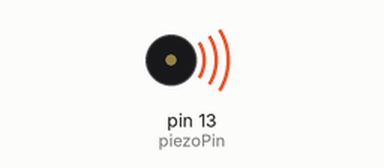
Simulated run of this sketch. Board: Arduino Uno, built with avr-gcc and run on an emulated ATmega328P. On the bench: buzzer (waves = sounding).

Above: at 0.4 s.
At 2.2 s:
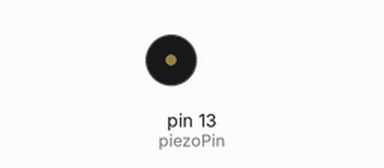
Timing chart, 0 to 3.0 s (numbered marks = the images above):
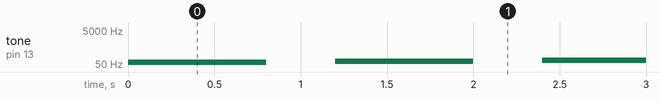

The sketch:

PiezoTonfolge_Kurs.ino
```cpp
/*  Description:  Dieser Sketch lässt ein angeschlossenes Piezo-Element piepsen
              Es werden unterschiedliche Töne über ein Tone-Array abgerufen.
Referenz:     http://arduino.cc/en/Reference/Array
              http://arduino.cc/en/Reference/Tone
              http://arduino.cc/en/Reference/NoTone
              http://arduino.cc/en/Reference/Delay  */

#include "pitches.h"
#define piezoPin 13             // Piezo-Element an Pin 13
#define toneDuration 800        // Ton-Dauer
#define tonePause 1200          // Pausenlänge zwischen den Tönen
#define versuche 5              // Anzahl der Wiederholungen

// Angabe der Töne mit Namen oder direkt als Frequenz
// int tones[] = {NOTE_C2, NOTE_C3, 523, 659, 587, 698, 659, 784, 698, 880, NOTE_C4, NOTE_C5};
int tones[] = {NOTE_C2, NOTE_D2, NOTE_E2, NOTE_F2, NOTE_G2, NOTE_A2, NOTE_B2, NOTE_C3, NOTE_D3, NOTE_E3, NOTE_F3, NOTE_G3, NOTE_A3, NOTE_B3, NOTE_C4, NOTE_D4,
     NOTE_E4, NOTE_F4, NOTE_G4, NOTE_A4, NOTE_B4, NOTE_C5, NOTE_D5, NOTE_E5, NOTE_F5, NOTE_G5, NOTE_A5, NOTE_B5, NOTE_C6, NOTE_D6, NOTE_E6, NOTE_F6, NOTE_G6,
     NOTE_A6, NOTE_B6, NOTE_C7, NOTE_D7, NOTE_E7, NOTE_F7, NOTE_G7, NOTE_A7, NOTE_B7, NOTE_C8, NOTE_D8};
int elements = sizeof(tones) / sizeof(tones[0]);

void setup()
{
  noTone(piezoPin);                             // Piezo stumm schalten
  for(int n = 0; n < versuche; n++)             // Schleife mit Array-Anzahl "elements"
  {
    for(int i = 0; i < elements; i++)             // Schleife mit Array-Anzahl "elements"
    {
      tone(piezoPin, tones[i], toneDuration);     // Ton spielen
      delay(tonePause);                           // Pause zwischen den Tönen
    }  // for
  } // for
}  // setup()

void loop()
{  /* leer */
}
```

pitches.h
```cpp
/*************************************************
 * Public Constants
 *************************************************/

#define NOTE_B0  31
#define NOTE_C1  33
#define NOTE_CS1 35
#define NOTE_D1  37
#define NOTE_DS1 39
#define NOTE_E1  41
#define NOTE_F1  44
#define NOTE_FS1 46
#define NOTE_G1  49
#define NOTE_GS1 52
#define NOTE_A1  55
#define NOTE_AS1 58
#define NOTE_B1  62
#define NOTE_C2  65
#define NOTE_CS2 69
#define NOTE_D2  73
#define NOTE_DS2 78
#define NOTE_E2  82
#define NOTE_F2  87
#define NOTE_FS2 93
#define NOTE_G2  98
#define NOTE_GS2 104
#define NOTE_A2  110
#define NOTE_AS2 117
#define NOTE_B2  123
#define NOTE_C3  131
#define NOTE_CS3 139
#define NOTE_D3  147
#define NOTE_DS3 156
#define NOTE_E3  165
#define NOTE_F3  175
#define NOTE_FS3 185
#define NOTE_G3  196
#define NOTE_GS3 208
#define NOTE_A3  220
#define NOTE_AS3 233
#define NOTE_B3  247
#define NOTE_C4  262
#define NOTE_CS4 277
#define NOTE_D4  294
#define NOTE_DS4 311
#define NOTE_E4  330
#define NOTE_F4  349
#define NOTE_FS4 370
#define NOTE_G4  392
#define NOTE_GS4 415
#define NOTE_A4  440
#define NOTE_AS4 466
#define NOTE_B4  494
#define NOTE_C5  523
#define NOTE_CS5 554
#define NOTE_D5  587
#define NOTE_DS5 622
#define NOTE_E5  659
#define NOTE_F5  698
#define NOTE_FS5 740
#define NOTE_G5  784
#define NOTE_GS5 831
#define NOTE_A5  880
#define NOTE_AS5 932
#define NOTE_B5  988
#define NOTE_C6  1047
#define NOTE_CS6 1109
#define NOTE_D6  1175
#define NOTE_DS6 1245
#define NOTE_E6  1319
#define NOTE_F6  1397
#define NOTE_FS6 1480
#define NOTE_G6  1568
#define NOTE_GS6 1661
#define NOTE_A6  1760
#define NOTE_AS6 1865
#define NOTE_B6  1976
#define NOTE_C7  2093
#define NOTE_CS7 2217
#define NOTE_D7  2349
#define NOTE_DS7 2489
#define NOTE_E7  2637
#define NOTE_F7  2794
#define NOTE_FS7 2960
#define NOTE_G7  3136
#define NOTE_GS7 3322
#define NOTE_A7  3520
#define NOTE_AS7 3729
#define NOTE_B7  3951
#define NOTE_C8  4186
#define NOTE_CS8 4435
#define NOTE_D8  4699
#define NOTE_DS8 4978
```

Measured:
- by itself, tone on pin 13 (piezoPin): plays 65 Hz for 0.80 s, 73 Hz for 0.80 s, 82 Hz for 0.80 s, 87 Hz for 0.80 s, 98 Hz for 0.80 s, 110 Hz for 0.80 s … (109 notes in this stretch)
